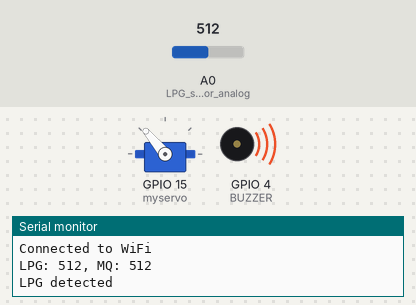
A sketch run on a simulated ESP8266 (NodeMCU). Parts: servo, buzzer (waves = sounding, pin HIGH), the last lines printed to the serial monitor. The inputs (shaded band) are chosen by the test bench; at power-on: A0 (LPG_sensor_analog) = 512. WiFi joins after 1.5 s; servers stay silent unless stated.

Above: at 3.2 s.
3.3 s: A0 (LPG_sensor_analog) set to 206
6.0 s: A0 (LPG_sensor_analog) set to 179
At 8.0 s:
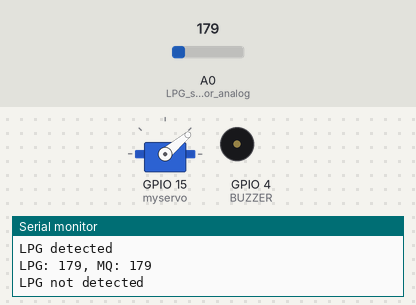
10.6 s: A0 (LPG_sensor_analog) set to 202
At 13.5 s:
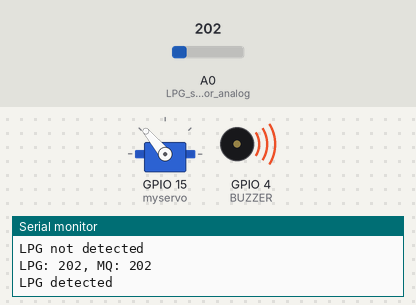
14.7 s: A0 (LPG_sensor_analog) set to 182
At 16.9 s:
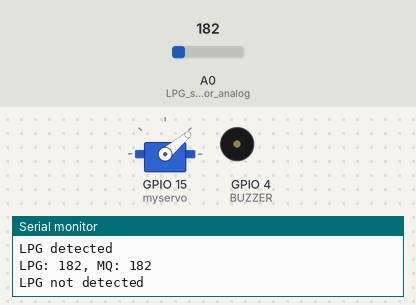
Timing chart, 0 to 18.4 s (numbered marks = the images above; inputs shaded):
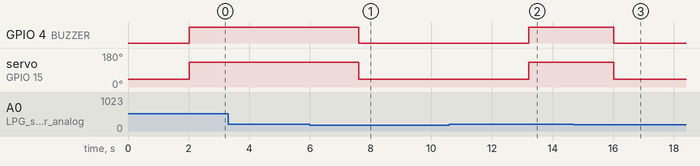

The sketch:

LpgLevelFirebase.ino
```cpp
#include <ESP8266WiFi.h> // Include the ESP8266 Wi-Fi library
#include <Servo.h>
#include <ThingSpeak.h>

Servo myservo;
int pos = 40;
int BUZZER = 4;        // Digital pin for Buzzer on NodeMCU (GPIO 4)
int LPG_sensor_analog = A0; // Analog pin for LPG sensor on NodeMCU (MQ-6 SENSOR)
int MQ_sensor_analog = A0; // Analog pin for MQ sensor on NodeMCU
int LPG_detected;
int MQ_value;

// ThingSpeak Configuration
const char *ssid = "Galaxy A14 5G 1895"; // Change to your WiFi SSID
const char *password = "kesavan007"; // Change to your WiFi password
unsigned long channelID = 2328482; // Change to your ThingSpeak channel ID
const char *writeAPIKey = "BR0KM2NO9BUG9VFW"; // Change to your ThingSpeak write API key

WiFiClient client; // Declare the WiFi client object

void setup() {
  Serial.begin(9600); // Start serial debugging
  ThingSpeak.begin(client); // Initialize ThingSpeak client

  myservo.attach(15); // Attach servo to GPIO 15 pin (D8 on NodeMCU)
  pinMode(BUZZER, OUTPUT);
  myservo.write(pos);

  // Connect to Wi-Fi
  WiFi.begin(ssid, password);
  while (WiFi.status() != WL_CONNECTED) {
    delay(1000);
    Serial.println("Connecting to WiFi..");
  }
  Serial.println("Connected to WiFi");
}

void loop() {
  LPG_detected = analogRead(LPG_sensor_analog); // Read analog value from LPG sensor
  MQ_value = analogRead(MQ_sensor_analog); // Read analog value from MQ sensor
  Serial.print("LPG: ");
  Serial.print(LPG_detected);
  Serial.print(", MQ: ");
  Serial.println(MQ_value);

  if (LPG_detected > 192) { // Adjust threshold as per your sensor's sensitivity
    Serial.println("LPG detected");
    digitalWrite(BUZZER, HIGH);
    myservo.write(pos + 90);
    delay(500);
    // Update ThingSpeak with LPG detection
    ThingSpeak.setField(1, "LPG detected");
    ThingSpeak.setField(2, String(MQ_value));
    ThingSpeak.writeFields(channelID, writeAPIKey);
  } else {
    Serial.println("LPG not detected");
    digitalWrite(BUZZER, LOW);
    myservo.write(pos);
    delay(500);
    // Update ThingSpeak with no LPG detection
    ThingSpeak.setField(1, "LPG not detected");
    ThingSpeak.setField(2, String(MQ_value));
    ThingSpeak.writeFields(channelID, writeAPIKey);
  }
  delay(2000); // Delay for 20 seconds before next update
}
```

Measured:
- the behaviour switches between 193 and 192 on A0 (LPG_sensor_analog) (found by bisection; images 0 and 1)
- after the input at 6.0 s, GPIO 4 (BUZZER): HIGH → LOW after 1.6 s; servo on GPIO 15 (myservo): 130° → 40° after 1.6 s
- after the input at 10.6 s, GPIO 4 (BUZZER): LOW → HIGH after 2.6 s; servo on GPIO 15 (myservo): 40° → 130° after 2.6 s
- after the input at 14.7 s, GPIO 4 (BUZZER): HIGH → LOW after 1.3 s; servo on GPIO 15 (myservo): 130° → 40° after 1.3 s
